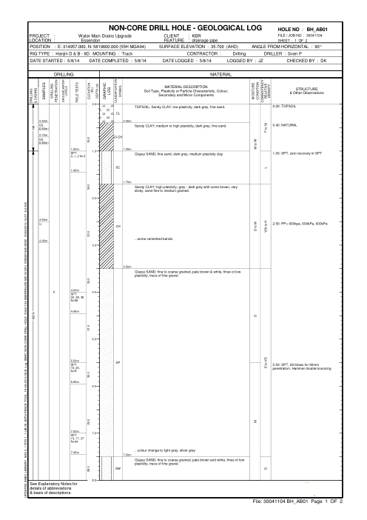
#> input picture presentation/bormisu/img/bg/p01.jpg, 367 x 520 px; its folder holds only this picture in this run
$ python -i render.py   (imports and definitions only)
#> lines starting #> are read from the running program, lines starting #| are printed output that depends on the picture
### backend/bh3/vector/header.py
"""Stage 4: borehole metadata from the header/footer text of a log page.

Deterministic label→value extraction with a multilingual alias dictionary.
Fields that stay empty can be filled by the LLM fallback (llm.fill_header), which
receives only the header text, never the whole page.
"""
from __future__ import annotations

import re
from dataclasses import dataclass, field
from typing import Any, Optional

from ..models import Page, Provenance, Word, parse_number

# field -> aliases (lower-case). Order matters only for ties; longest alias wins per match.
FIELD_ALIASES: dict[str, list[str]] = {
    "BoreholeName": ["hole no", "hole number", "borehole no", "borehole number", "bore hole no", "b.h. no", "bh no",
                     "b.h.no", "drill hole no", "hole id", "borehole id", "test pit no", "tp no", "log of bore hole",
                     "log of borehole", "borehole", "bore hole", "sondeo nº", "sondeo n°", "sondeo no", "sondeo",
                     "sondaje", "bohrung nr", "bohrung", "bohrloch", "boring no", "brønn", "punkt", "point"],
    "ProjectName": ["project name", "project title", "project", "projekt", "proyecto", "obra", "título", "titulo",
                    "bauvorhaben", "prosjekt", "job name", "feature"],
    "ProjectID": ["file / job no", "job no", "job number", "project no", "project number", "estudio nº", "estudio no",
                  "doc. no", "doc no", "report no", "auftrag", "contract no", "ref"],
    "LocationName": ["location", "site", "situación", "situacion", "lugar", "ort", "lage", "sted", "address", "area"],
    "Client": ["client", "cliente", "comitente", "peticionario", "auftraggeber", "customer", "conducted for",
               "project owner", "owner", "oppdragsgiver"],
    "StartDate": ["date started", "start date", "date commenced", "commenced", "fecha inicio", "fecha de inicio",
                  "begonnen", "beginn", "started", "drill date", "date drilled", "boring date", "excavation date",
                  "date of boring", "date"],
    "EndDate": ["date completed", "end date", "completion date", "fecha final", "fecha fin", "finished", "completed",
                "beendet", "ende"],
    "Surface Elevation": ["surface elevation", "ground elevation", "ground level", "collar elevation", "elevation",
                          "g.l.", "reduced level", "r.l.", "boca sondeo", "cota boca", "cota de boca", "cota terreno",
                          "ansatzhöhe", "gok", "höhe", "terrengkote", "z"],
    "X-Coordinate": ["x-coord", "x coord", "x-coordinate", "easting", "east", "e", "x", "rechtswert", "øv-koordinat",
                     "ov-koordinat"],
    "Y-Coordinate": ["y-coord", "y coord", "y-coordinate", "northing", "north", "n", "y", "hochwert", "ns-koordinat"],
    "CoordinateSystem": ["coordinate system", "coord. system", "datum", "grid", "kartdatum", "sistema de coordenadas",
                         "koordinatensystem", "utm zone", "utm sone", "projection"],
    "BoreholeDepth": ["total depth", "final depth", "depth of hole", "hole depth", "borehole depth", "depth drilled",
                      "profundidad total", "profundidad", "bohrtiefe", "endteufe", "total dybde", "depth ( m )",
                      "depth (m)", "depth"],
    "Groundwaterlevel": ["g.w. depth", "gw depth", "groundwater depth", "groundwater level", "ground water level",
                         "water level", "water table", "water depth", "nivel freático", "nivel freatico",
                         "grundwasser", "grunnvann", "gwl", "g.w.l", "water"],
    # extras kept in Notes
    "Contractor": ["contractor", "drilling contractor", "contratista", "bohrfirma", "borefirma", "drilled by",
                   "driller", "empresa"],
    "LoggedBy": ["logged by", "profiled by", "geologist", "logged", "bearbeiter", "operador"],
    "Method": ["drilling method", "method", "método", "metodo", "bohrverfahren", "rig type", "rig", "machine",
               "máquina", "maquina", "equipment"],
    "Inclination": ["inclination", "inclinación", "angle from horizontal", "angle", "neigung", "dip"],
    "Casing": ["casing depth", "casing"],
    "Sheet": ["sheet", "hoja", "page", "blatt", "side"],
}
EXTRA_FIELDS = {"Client", "Contractor", "LoggedBy", "Method", "Inclination", "Casing", "Sheet"}
NUMERIC_FIELDS = {"Surface Elevation", "X-Coordinate", "Y-Coordinate", "BoreholeDepth", "Groundwaterlevel"}

# short aliases (x, y, e, n, z, date, water, depth) only count when followed by ':' or '='
_SHORT = {"x", "y", "e", "n", "z", "ref", "area", "point", "date", "water", "depth", "feature", "owner", "ende",
          "rig", "angle", "dip", "page", "side", "sheet", "gok", "höhe"}


def _build_regex() -> re.Pattern:
    items: list[tuple[str, str]] = []
    for f, aliases in FIELD_ALIASES.items():
        for a in aliases:
            items.append((f, a))
    items.sort(key=lambda t: -len(t[1]))
    parts = []
    for f, a in items:
        esc = re.escape(a).replace(r"\ ", r"\s+")
        if a in _SHORT:
            parts.append(rf"(?P<{_tag(f, a)}>\b{esc}\s*[:=])")
        else:
            parts.append(rf"(?P<{_tag(f, a)}>(?<![A-Za-z]){esc}\.?\s*(?:\(\s*m\s*\)\s*)?[:=]?)")
#> further down, picture is the input picture: PIL image 367x520 RGB; mean R, G, B 243.6, 243.6, 243.6
    return re.compile("|".join(parts), re.I)


_TAGS: dict[str, str] = {}


def _tag(f: str, a: str) -> str:
    t = "g" + str(len(_TAGS))
    _TAGS[t] = f
    return t


LABEL_RE = _build_regex()

DATE_RE = re.compile(r"(\d{1,2})\s*[./-]\s*(\d{1,2})\s*[./-]\s*(\d{2,4})")


# [20 lines left out: functions norm_date, _clean_value, not called in this run]


@dataclass
class HeaderResult:
    fields: dict[str, Any] = field(default_factory=dict)
    prov: dict[str, Provenance] = field(default_factory=dict)
    extras: dict[str, str] = field(default_factory=dict)
    text: str = ""          # header text (for the LLM fallback)


def header_lines(page: Page, words: list[Word]) -> list[list[Word]]:
    hp = Page(page.doc_id, page.source_file, page.page_no, page.width, page.height, words=words)
    return [ln for ln in hp.lines_of_text(ytol=3.0) if sum(len(w.text) for w in ln) >= 2]


# [143 lines left out: functions extract_header, _first_number, _coerce, not called in this run]

### backend/bh3/render.py
"""Page images for the vision model, and text-layer words for vector pages.

Renders are cached under `workdir/render/<sha1 of source file>/`. PDF pages are rendered with
`page.get_pixmap()` on the page as it is displayed (honours /Rotate and CropBox; MediaBox is never used).
Images are scaled so that their long side matches what an A4 page would have at the requested dpi, which
keeps the vision model's pixel budget in the same range for all inputs.
"""
from __future__ import annotations

import hashlib
import threading
import io
import logging
import re
import zipfile
from pathlib import Path
from typing import Optional

from .vector import textlayer as bh_ingest
from .vector import triage as bh_triage
from .models import Page, Word

from .inputs import PageSource

log = logging.getLogger(__name__)

A4_LONG_PT = 842.0
_sha_cache: dict[tuple[str, float, int], str] = {}
_doc_cache: dict[str, object] = {}


# [57 lines left out: functions file_sha1, _open_pdf, clear_cache, _load_source_image, render_dir, not called in this run]


def preprocess_image(im):
    """Deterministic clean-up for faded scans: grey, autocontrast, mild unsharp. PIL only."""
    from PIL import ImageFilter, ImageOps
    g = ImageOps.grayscale(im)
    g = ImageOps.autocontrast(g, cutoff=1)
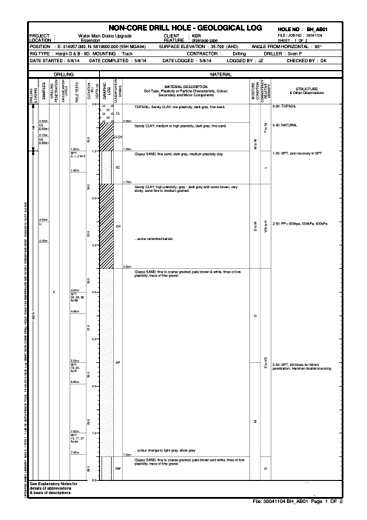
#> g: PIL image 367x520 L; min 0, max 255, mean 237.7
    g = g.filter(ImageFilter.UnsharpMask(radius=2, percent=80, threshold=3))
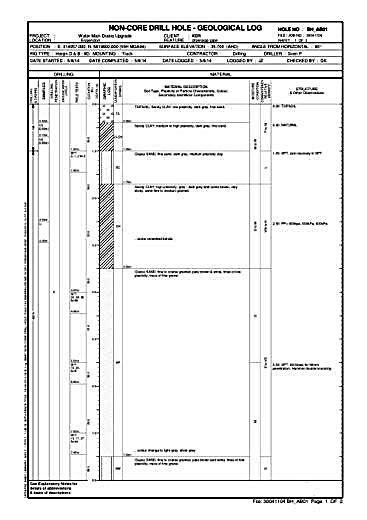
#> g: PIL image 367x520 L; min 0, max 255, mean 235.3
    return g.convert("RGB")


# [98 lines left out: functions render_page, image_ok, save_atomic, page_size_pt, crop_norm, rotate_upright, not called in this run]


# ---------------------------------------------------------------------------
# vector pages
# ---------------------------------------------------------------------------

_VOWEL = re.compile(r"[aeiouyàáâäãåæèéêëìíîïòóôöõøùúûüœ]", re.I)
_ALPHA = re.compile(r"^[A-Za-zÀ-ɏ]{3,}$")


# [37 lines left out: functions dictionary_ratio, text_layer_usable, vector_words, not called in this run]

>>> from PIL import Image
>>> picture = Image.open('../../presentation/bormisu/img/bg/p01.jpg')
>>> result = preprocess_image(picture)

$ run again, on presentation/bormisu/img/bg/p03.jpg
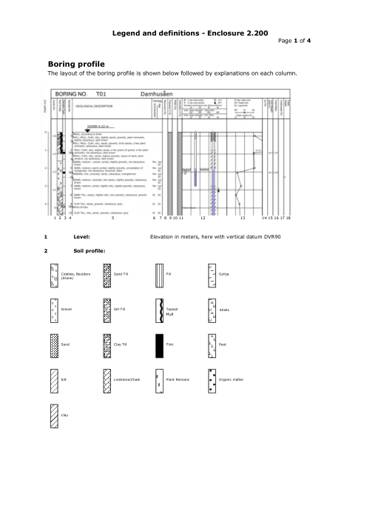
#> input picture presentation/bormisu/img/bg/p03.jpg, 367 x 520 px
#> picture is the input picture: PIL image 367x520 RGB; mean R, G, B 247.4, 247.4, 247.4
#> in preprocess_image, `g = ImageOps.autocontrast(g, cutoff=1)`:
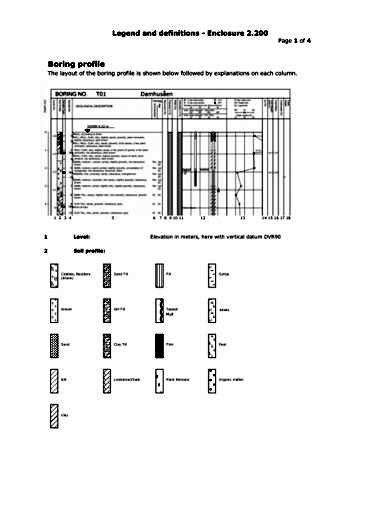
#> g: PIL image 367x520 L; min 0, max 255, mean 239.3
#> in preprocess_image, `g = g.filter(ImageFilter.UnsharpMask(radius=2, percent=80, threshold=3))`:
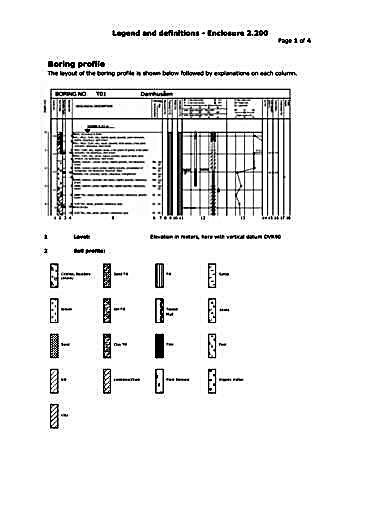
#> g: PIL image 367x520 L; min 0, max 255, mean 237.4
